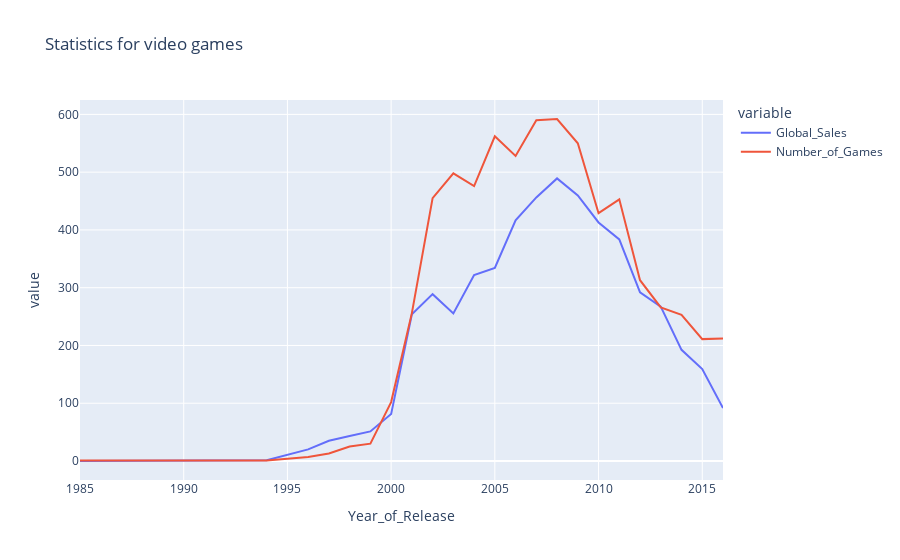

The notebook cell saved with this chart:
### Code cell
import plotly.express as px
fig = px.line(years_df, x=years_df.index, y=["Global_Sales","Number_of_Games"], title="Statistics for video games")
fig.show()

### Figure 1 — Plotly figure (JSON) as saved in the notebook; plotly's stock layout.template omitted (floating-point values rounded to 4 significant figures)
{"data": [{"hovertemplate": "variable=Global_Sales<br>Year_of_Release=%{x}<br>value=%{y}<extra></extra>", "legendgroup": "Global_Sales", "line": {"color": "#636efa", "dash": "solid"}, "marker": {"symbol": "circle"}, "mode": "lines", "name": "Global_Sales", "orientation": "v", "showlegend": true, "x": [1985, 1988, 1992, 1994, 1996, 1997, 1998, 1999, 2000, 2001, 2002, 2003, 2004, 2005, 2006, 2007, 2008, 2009, 2010, 2011, 2012, 2013, 2014, 2015, 2016], "xaxis": "x", "y": [0.03, 0.03, 0.03, 1.27, 20.1, 35.01, 43.18, 51.17, 81.24, 253.9, 288.8, 255.3, 321.8, 334.3, 416.7, 456.2, 489.1, 459.9, 413.0, 383.7, 291.9, 267.2, 192.4, 159.2, 91.56], "yaxis": "y", "type": "scatter"}, {"hovertemplate": "variable=Number_of_Games<br>Year_of_Release=%{x}<br>value=%{y}<extra></extra>", "legendgroup": "Number_of_Games", "line": {"color": "#EF553B", "dash": "solid"}, "marker": {"symbol": "circle"}, "mode": "lines", "name": "Number_of_Games", "orientation": "v", "showlegend": true, "x": [1985, 1988, 1992, 1994, 1996, 1997, 1998, 1999, 2000, 2001, 2002, 2003, 2004, 2005, 2006, 2007, 2008, 2009, 2010, 2011, 2012, 2013, 2014, 2015, 2016], "xaxis": "x", "y": [1, 1, 1, 1, 7, 13, 25, 30, 102, 256, 455, 498, 476, 562, 528, 590, 592, 550, 429, 453, 313, 266, 253, 211, 212], "yaxis": "y", "type": "scatter"}], "layout": {"xaxis": {"anchor": "y", "domain": [0, 1], "title": {"text": "Year_of_Release"}}, "yaxis": {"anchor": "x", "domain": [0, 1], "title": {"text": "value"}}, "legend": {"title": {"text": "variable"}, "tracegroupgap": 0}, "title": {"text": "Statistics for video games"}}}
